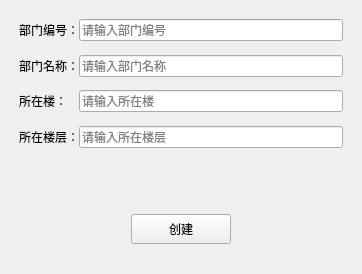
<?xml version="1.0" encoding="UTF-8"?>
<ui version="4.0">
 <class>Add_dept</class>
 <widget class="QWidget" name="Add_dept">
  <property name="geometry">
   <rect>
    <x>0</x>
    <y>0</y>
    <width>362</width>
    <height>274</height>
   </rect>
  </property>
  <property name="windowTitle">
   <string>Form</string>
  </property>
  <layout class="QGridLayout" name="gridLayout">
   <property name="leftMargin">
    <number>10</number>
   </property>
   <property name="topMargin">
    <number>10</number>
   </property>
   <property name="rightMargin">
    <number>10</number>
   </property>
   <property name="bottomMargin">
    <number>10</number>
   </property>
   <property name="horizontalSpacing">
    <number>10</number>
   </property>
   <property name="verticalSpacing">
    <number>5</number>
   </property>
   <item row="0" column="0" colspan="3">
    <widget class="QWidget" name="widget" native="true">
     <layout class="QVBoxLayout" name="verticalLayout">
      <item>
       <layout class="QHBoxLayout" name="horizontalLayout_4">
        <property name="spacing">
         <number>0</number>
        </property>
        <item>
         <widget class="QLabel" name="numLab">
          <property name="sizePolicy">
           <sizepolicy hsizetype="Fixed" vsizetype="Fixed">
            <horstretch>0</horstretch>
            <verstretch>0</verstretch>
           </sizepolicy>
          </property>
          <property name="minimumSize">
           <size>
            <width>60</width>
            <height>21</height>
           </size>
          </property>
          <property name="text">
           <string>部门编号：</string>
          </property>
         </widget>
        </item>
        <item>
         <widget class="QLineEdit" name="numEdit">
          <property name="minimumSize">
           <size>
            <width>141</width>
            <height>21</height>
           </size>
          </property>
          <property name="inputMask">
           <string/>
          </property>
          <property name="placeholderText">
           <string>请输入部门编号</string>
          </property>
         </widget>
        </item>
       </layout>
      </item>
      <item>
       <spacer name="verticalSpacer">
        <property name="orientation">
         <enum>Qt::Vertical</enum>
        </property>
        <property name="sizeType">
         <enum>QSizePolicy::Expanding</enum>
        </property>
        <property name="sizeHint" stdset="0">
         <size>
          <width>20</width>
          <height>8</height>
         </size>
        </property>
       </spacer>
      </item>
      <item>
       <layout class="QHBoxLayout" name="horizontalLayout_5">
        <property name="spacing">
         <number>0</number>
        </property>
        <item>
         <widget class="QLabel" name="nameLab">
          <property name="sizePolicy">
           <sizepolicy hsizetype="Fixed" vsizetype="Fixed">
            <horstretch>0</horstretch>
            <verstretch>0</verstretch>
           </sizepolicy>
          </property>
          <property name="minimumSize">
           <size>
            <width>60</width>
            <height>21</height>
           </size>
          </property>
          <property name="text">
           <string>部门名称：</string>
          </property>
         </widget>
        </item>
        <item>
         <widget class="QLineEdit" name="nameEdit">
          <property name="minimumSize">
           <size>
            <width>141</width>
            <height>21</height>
           </size>
          </property>
          <property name="placeholderText">
           <string>请输入部门名称</string>
          </property>
         </widget>
        </item>
       </layout>
      </item>
      <item>
       <spacer name="verticalSpacer_2">
        <property name="orientation">
         <enum>Qt::Vertical</enum>
        </property>
        <property name="sizeType">
         <enum>QSizePolicy::Expanding</enum>
        </property>
        <property name="sizeHint" stdset="0">
         <size>
          <width>20</width>
          <height>7</height>
         </size>
        </property>
       </spacer>
      </item>
      <item>
       <layout class="QHBoxLayout" name="horizontalLayout_6">
        <property name="spacing">
         <number>0</number>
        </property>
        <item>
         <widget class="QLabel" name="buildLab">
          <property name="sizePolicy">
           <sizepolicy hsizetype="Fixed" vsizetype="Fixed">
            <horstretch>0</horstretch>
            <verstretch>0</verstretch>
           </sizepolicy>
          </property>
          <property name="minimumSize">
           <size>
            <width>60</width>
            <height>21</height>
           </size>
          </property>
          <property name="text">
           <string>所在楼：</string>
          </property>
         </widget>
        </item>
        <item>
         <widget class="QLineEdit" name="buildEdit">
          <property name="minimumSize">
           <size>
            <width>141</width>
            <height>21</height>
           </size>
          </property>
          <property name="placeholderText">
           <string>请输入所在楼</string>
          </property>
         </widget>
        </item>
       </layout>
      </item>
      <item>
       <spacer name="verticalSpacer_3">
        <property name="orientation">
         <enum>Qt::Vertical</enum>
        </property>
        <property name="sizeType">
         <enum>QSizePolicy::Expanding</enum>
        </property>
        <property name="sizeHint" stdset="0">
         <size>
          <width>20</width>
          <height>8</height>
         </size>
        </property>
       </spacer>
      </item>
      <item>
       <layout class="QHBoxLayout" name="horizontalLayout_7">
        <property name="spacing">
         <number>0</number>
        </property>
        <item>
         <widget class="QLabel" name="floorLab">
          <property name="sizePolicy">
           <sizepolicy hsizetype="Fixed" vsizetype="Fixed">
            <horstretch>0</horstretch>
            <verstretch>0</verstretch>
           </sizepolicy>
          </property>
          <property name="minimumSize">
           <size>
            <width>60</width>
            <height>21</height>
           </size>
          </property>
          <property name="text">
           <string>所在楼层：</string>
          </property>
         </widget>
        </item>
        <item>
         <widget class="QLineEdit" name="floorEdit">
          <property name="minimumSize">
           <size>
            <width>141</width>
            <height>21</height>
           </size>
          </property>
          <property name="placeholderText">
           <string>请输入所在楼层</string>
          </property>
         </widget>
        </item>
       </layout>
      </item>
     </layout>
    </widget>
   </item>
   <item row="1" column="1">
    <spacer name="verticalSpacer_6">
     <property name="orientation">
      <enum>Qt::Vertical</enum>
     </property>
     <property name="sizeType">
      <enum>QSizePolicy::Expanding</enum>
     </property>
     <property name="sizeHint" stdset="0">
      <size>
       <width>20</width>
       <height>0</height>
      </size>
     </property>
    </spacer>
   </item>
   <item row="2" column="0" colspan="3">
    <widget class="QLabel" name="errorText">
     <property name="text">
      <string/>
     </property>
    </widget>
   </item>
   <item row="3" column="1">
    <spacer name="verticalSpacer_4">
     <property name="orientation">
      <enum>Qt::Vertical</enum>
     </property>
     <property name="sizeType">
      <enum>QSizePolicy::Minimum</enum>
     </property>
     <property name="sizeHint" stdset="0">
      <size>
       <width>20</width>
       <height>13</height>
      </size>
     </property>
    </spacer>
   </item>
   <item row="4" column="0">
    <spacer name="horizontalSpacer">
     <property name="orientation">
      <enum>Qt::Horizontal</enum>
     </property>
     <property name="sizeHint" stdset="0">
      <size>
       <width>108</width>
       <height>20</height>
      </size>
     </property>
    </spacer>
   </item>
   <item row="4" column="1">
    <widget class="QPushButton" name="addButton">
     <property name="sizePolicy">
      <sizepolicy hsizetype="Preferred" vsizetype="Fixed">
       <horstretch>0</horstretch>
       <verstretch>0</verstretch>
      </sizepolicy>
     </property>
     <property name="minimumSize">
      <size>
       <width>100</width>
       <height>30</height>
      </size>
     </property>
     <property name="text">
      <string>创建</string>
     </property>
    </widget>
   </item>
   <item row="4" column="2">
    <spacer name="horizontalSpacer_2">
     <property name="orientation">
      <enum>Qt::Horizontal</enum>
     </property>
     <property name="sizeHint" stdset="0">
      <size>
       <width>108</width>
       <height>20</height>
      </size>
     </property>
    </spacer>
   </item>
   <item row="5" column="1">
    <spacer name="verticalSpacer_5">
     <property name="orientation">
      <enum>Qt::Vertical</enum>
     </property>
     <property name="sizeHint" stdset="0">
      <size>
       <width>20</width>
       <height>6</height>
      </size>
     </property>
    </spacer>
   </item>
  </layout>
 </widget>
 <resources/>
 <connections/>
</ui>
